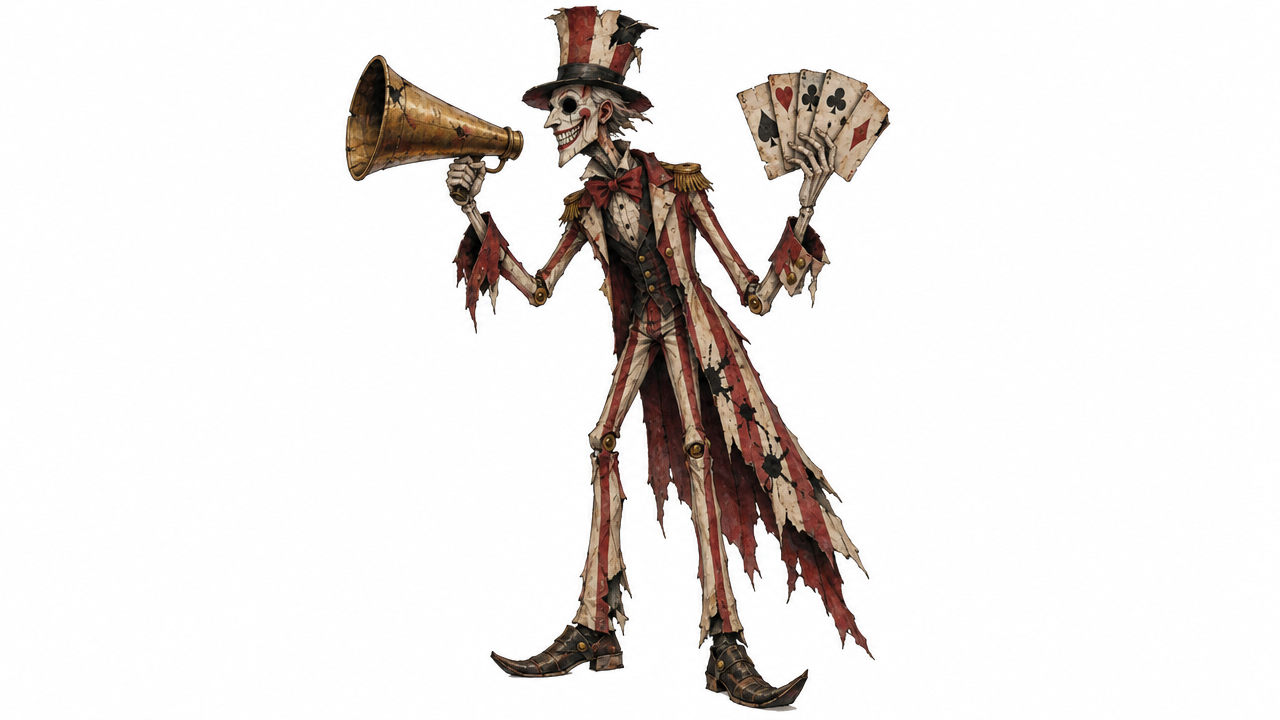
#> input picture tools/art/source/barker_raw.png, 1280 x 720 px, given in place of back_pages_raw.png, which was not available
$ python dark_index_art.py
#> lines starting #> are read from the running program, lines starting #| are printed output that depends on the picture
"""Art for Region 6, the Index (Phase 3), from the painted ElevenLabs renders in
tools/art/source/.

Backdrops (assets/art/dark/):
  bg_back_pages.png      3840x1080, the archive at the back of the book (6-1), mirrored strip
  bg_card_catalogue.png  1920x1080, inside the great card catalogue (6-2)
  bg_reading_room.png    1920x1080, the domed reading room (6-3)
  bg_stacks.png          3840x1080, the flooded stacks (6-4), mirrored strip
  bg_gnawed_pages.png    3840x1080, the last pages, eaten through (6-5), mirrored strip
  bg_last_entry.png      1920x1080, the Redactor's chamber, the last page of the book
Sprites:
  enemies/silverfish.png  a book-eating silverfish, SILVERFISH_WIDTH px long, facing left
  props/index_drawer.png  a card catalogue drawer in profile, DRAWER_WIDTH px long, its
                          front (handle) at the right
  props/index_shutter.png a roll shutter, SHUTTER_WIDTH px wide; its red tab hangs below
                          the bottom rail (the game cuts the tab off and draws its own)
  enemies/redactor.png    the Index's boss, REDACTOR_HEIGHT px tall, facing left

Run: python3 tools/art/dark_index_art.py
"""
import os

from PIL import Image, ImageEnhance, ImageOps

ROOT = os.path.join(os.path.dirname(__file__), "..", "..")
SRC = os.path.join(ROOT, "tools", "art", "source")
DARK = os.path.join(ROOT, "assets", "art", "dark")
SILVERFISH_WIDTH = 230
DRAWER_WIDTH = 256
SHUTTER_WIDTH = 96
REDACTOR_HEIGHT = 600


def fit(path: str) -> Image.Image:
    return ImageOps.fit(Image.open(path).convert("RGB"), (1920, 1080), Image.LANCZOS)


def strip(img: Image.Image) -> Image.Image:
    out = Image.new("RGB", (3840, 1080))
#> out: PIL image 3840x1080 RGB; every value is 0
    out.paste(img, (0, 0))
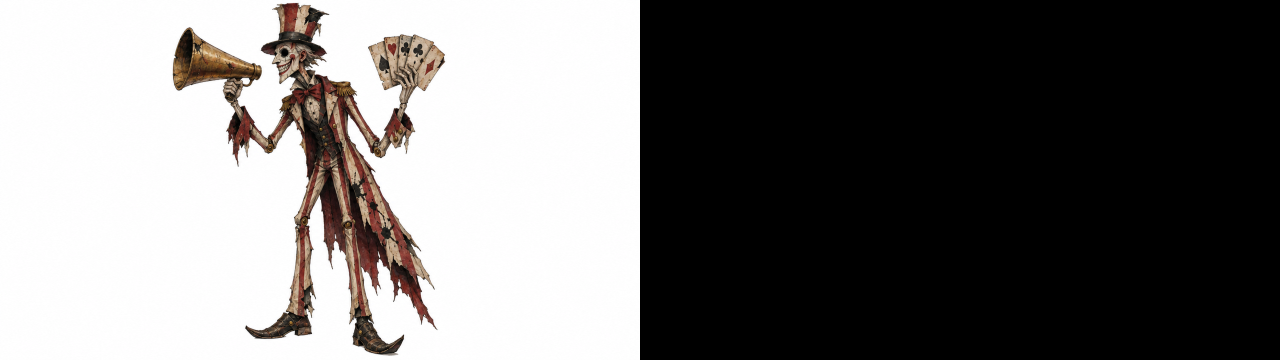
#> out: PIL image 3840x1080 RGB (shown at 1/3 size); mean R, G, B 117, 115.1, 114.1
    out.paste(ImageOps.mirror(img), (1920, 0))
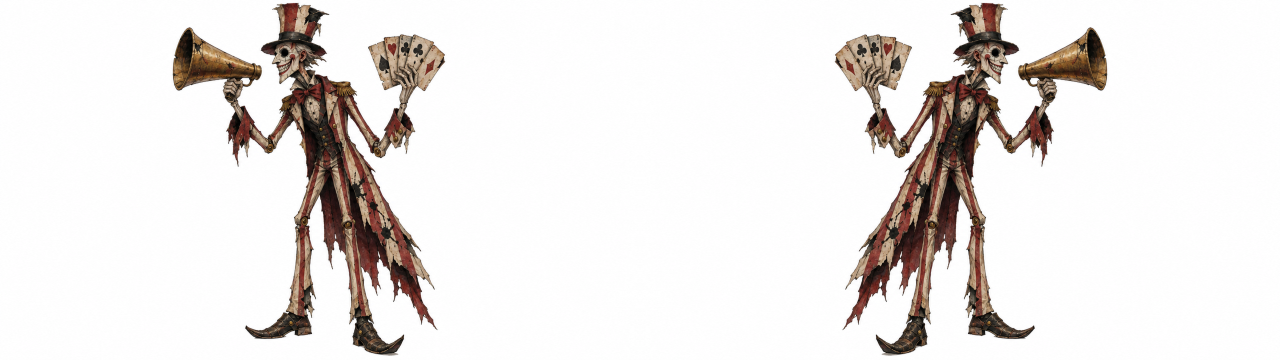
#> out: PIL image 3840x1080 RGB (shown at 1/3 size); mean R, G, B 234, 230.1, 228.2
    return out


def cutout(name: str) -> Image.Image:
    import numpy as np
    from rembg import new_session, remove
    img = Image.open(os.path.join(SRC, name)).convert("RGB")
    a = np.array(remove(img, session=new_session("isnet-general-use")))
    alpha = a[:, :, 3]
    alpha[alpha < 24] = 0
    out = Image.fromarray(a)
    return out.crop(out.getbbox())


def to_width(img: Image.Image, w: int) -> Image.Image:
    return img.resize((w, round(img.height * w / img.width)), Image.LANCZOS)


def main() -> None:
    ImageEnhance.Brightness(strip(fit(os.path.join(SRC, "back_pages_raw.png")))).enhance(0.9).save(os.path.join(DARK, "bg_back_pages.png"))
    ImageEnhance.Brightness(fit(os.path.join(SRC, "card_catalogue_raw.png"))).enhance(0.9).save(os.path.join(DARK, "bg_card_catalogue.png"))
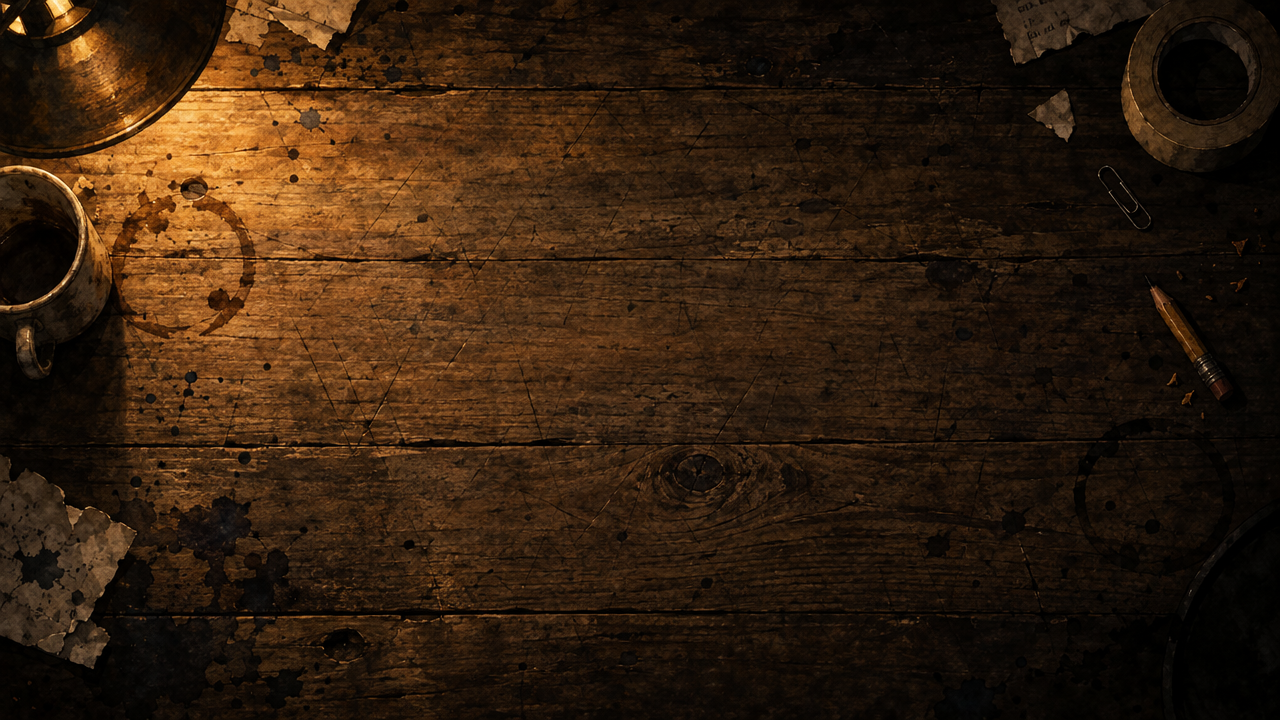
#> input picture tools/art/source/bg_desk_raw.png, 1280 x 720 px, given in place of card_catalogue_raw.png, which was not available
    ImageEnhance.Brightness(fit(os.path.join(SRC, "reading_room_raw.png"))).enhance(0.85).save(os.path.join(DARK, "bg_reading_room.png"))
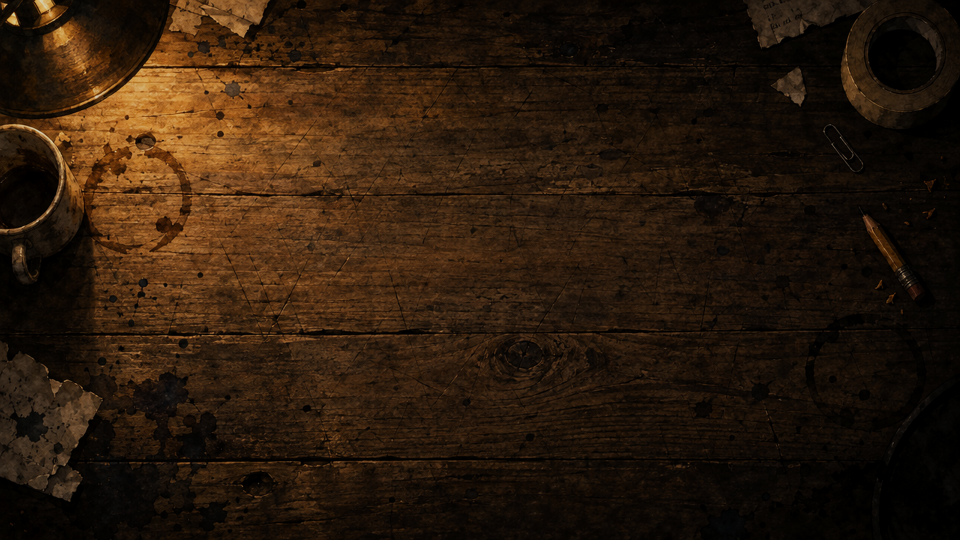
#> saved as bg_reading_room.png: PIL image 1920x1080 RGB (shown at 1/2 size); mean R, G, B 42.2, 25.7, 11.5
    ImageEnhance.Brightness(strip(fit(os.path.join(SRC, "stacks_raw.png")))).enhance(0.95).save(os.path.join(DARK, "bg_stacks.png"))
    ImageEnhance.Brightness(strip(fit(os.path.join(SRC, "gnawed_pages_raw.png")))).enhance(0.8).save(os.path.join(DARK, "bg_gnawed_pages.png"))
    ImageEnhance.Brightness(fit(os.path.join(SRC, "last_entry_raw.png"))).enhance(0.9).save(os.path.join(DARK, "bg_last_entry.png"))
    redactor = cutout("redactor_raw.png")
    redactor = redactor.resize((round(redactor.width * REDACTOR_HEIGHT / redactor.height), REDACTOR_HEIGHT), Image.LANCZOS)
    redactor.save(os.path.join(DARK, "enemies", "redactor.png"))
    fish = to_width(cutout("silverfish_raw.png"), SILVERFISH_WIDTH)
    fish.save(os.path.join(DARK, "enemies", "silverfish.png"))
    drawer = to_width(cutout("drawer_raw.png"), DRAWER_WIDTH)
    drawer.save(os.path.join(DARK, "props", "index_drawer.png"))
    shutter = cutout("shutter_raw.png")
    # Cut off the hanging tab: keep down to the bottom rail (the last wide row).
    import numpy as np
    alpha = np.array(shutter)[:, :, 3]
    widths = (alpha > 0).sum(axis=1)
    rail = max(i for i, w in enumerate(widths) if w > shutter.width * 0.8)
    shutter = to_width(shutter.crop((0, 0, shutter.width, rail + 1)), SHUTTER_WIDTH)
    shutter.save(os.path.join(DARK, "props", "index_shutter.png"))
    print("wrote the Index's art: redactor %s, silverfish %s, drawer %s, shutter %s" % (redactor.size, fish.size, drawer.size, shutter.size))


if __name__ == "__main__":
#> (the run stopped early here; a loop or call above may not have finished)
